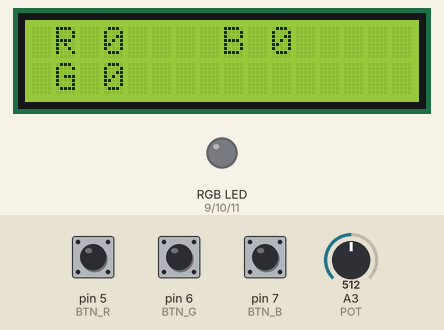
A sketch run on a simulated Arduino Uno, built with avr-gcc and run on an emulated ATmega328P. Parts: 16×2 character LCD, an RGB LED mixed from three pins (HIGH = lit). The test bench sets the inputs (shaded band); at power-on: pin 5 (BTN_R) HIGH, A3 (POT) = 512, pin 6 (BTN_G) HIGH, pin 7 (BTN_B) HIGH. Dim RGB values are drawn brighter than linear; what the sketch prints to the serial monitor is not drawn.

Above: at 1.2 s.
1.3 s: pin 5 (BTN_R) pulled LOW for 1 s
At 3.5 s:
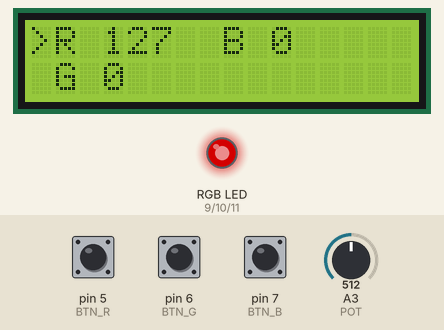
3.8 s: A3 (POT) set to 716
At 5.0 s:
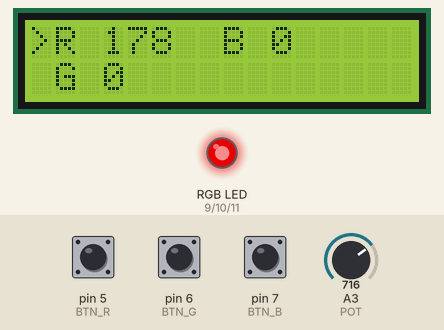
5.3 s: pin 6 (BTN_G) pulled LOW for 3.2 s
At 9.5 s:
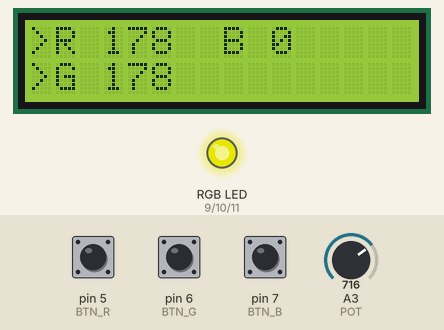
10.0 s: pin 7 (BTN_B) pulled LOW for 0.15 s
At 11.4 s:
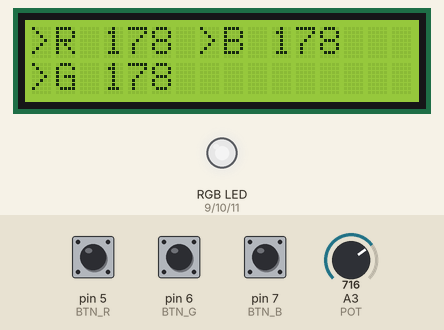
11.7 s: pin 6 (BTN_G) pulled LOW for 0.15 s
At 12.9 s:
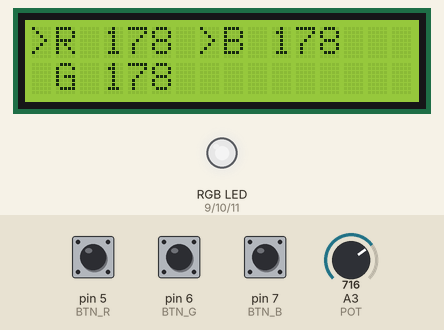
13.4 s: A3 (POT) set to 900
At 14.4 s:
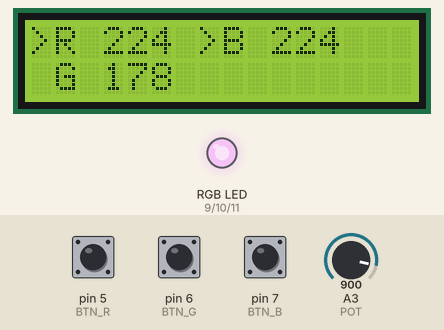
Timing chart, 0 to 15.9 s (numbered marks = the images above; inputs shaded):
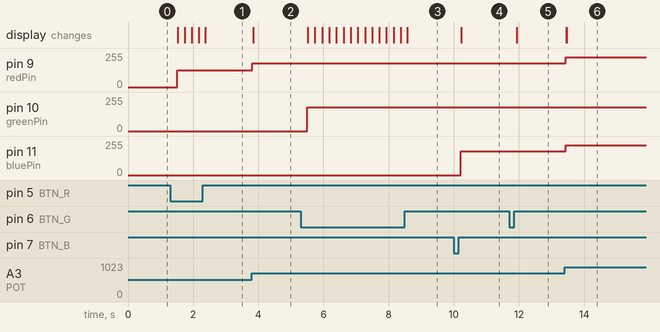

Measured:
- after the input at 1.3 s, pin 9 (redPin): 0/255 → 127/255 after 0.21 s; the display: changes after 0.23 s (image 1)
- after the input at 3.8 s, pin 9 (redPin): 127/255 → 178/255 at once; the display: first changes at once (image 2 shows a later state)
- after the input at 5.3 s, pin 10 (greenPin): 0/255 → 178/255 after 0.20 s; the display: changes after 0.22 s (image 3)
- after the input at 10.0 s, pin 11 (bluePin): 0/255 → 178/255 after 0.22 s; the display: changes after 0.23 s (image 4)
- after the input at 11.7 s, the display: first changes after 0.23 s (image 5 shows a later state)
- after the input at 13.4 s, pin 9 (redPin), pin 11 (bluePin): 178/255 → 224/255 at once; the display: first changes after 0.05 s (image 6 shows a later state)

The sketch:

RGB-LCD-POT.ino
```cpp
#include <LiquidCrystal_I2C.h>

#define redPin 9
#define greenPin 10
#define bluePin 11
#define BTN_R 5
#define BTN_G 6
#define BTN_B 7
#define POT A3
const int P_MIN = 0;
const int P_MAX = 1023;
int BTN_R_S;
int BTN_G_S;
int BTN_B_S;
int counter1 = 0;
int counter2 = 0;
int counter3 = 0;
int POT_V = 0;
 int R;
 int G;
 int B;
int range;
int range_prev;
LiquidCrystal_I2C lcd(0x27, 16, 2);

void LED (int RV, int GV, int BV)
{
  analogWrite(redPin, RV);
  analogWrite(greenPin, GV);
  analogWrite(bluePin, BV);
}

void button (int BTN, int BTN_S, int& counter, int& color_value, int x, int y)
{
  if( digitalRead(BTN) == LOW)
  {
    delay(200);
    counter++;

  }
  switch (counter)
  {
    case 0 :

    break;

    case 1 :
  	color_value = range;
    lcd.setCursor(x,y);
    lcd.print(">");

    break;

    case 2 :
    lcd.clear();
    counter = 0;
    break;
  }
}

void setup()
{
  lcd.init();
  lcd.backlight();
 Serial.begin(9600);
pinMode(POT, INPUT);
pinMode(redPin, OUTPUT);
pinMode(greenPin, OUTPUT);
pinMode(bluePin, OUTPUT);
pinMode(BTN_R, INPUT_PULLUP);
pinMode(BTN_G, INPUT_PULLUP);
pinMode(BTN_B, INPUT_PULLUP);
}

void loop()
{
  range = map(POT_V, P_MIN, P_MAX, 0, 255);
  POT_V = analogRead(POT);
  Serial.println(R);
button(BTN_R, BTN_R_S, counter1, R, 0,0);
button(BTN_G, BTN_G_S, counter2, G, 0,1);
button(BTN_B, BTN_B_S, counter3, B, 7,0);
  LED(R,G,B);

  lcd.setCursor(1,0);
  lcd.print("R");
  lcd.setCursor(3,0);
  lcd.print(R);
  lcd.setCursor(1,1);
  lcd.print("G");
  lcd.setCursor(3,1);
  lcd.print(G);
  lcd.setCursor(8,0);
  lcd.print("B");
  lcd.setCursor(10,0);
  lcd.print(B);
  if(range != range_prev)
  {
    lcd.clear();

  }
  range_prev = range;
}
```
